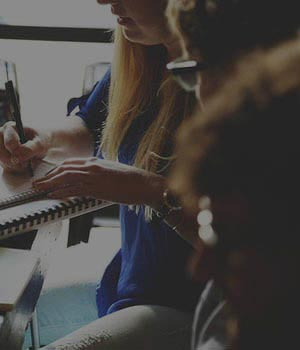
//> input picture WeiXin/WebApp/images/8.jpg, 300 x 350 px
$ ./EdgeExtracting   (built with g++ and OpenCV 4)
//> lines starting //> are read from the running program, lines starting //| are printed output that depends on the picture
### Opencv/FaceRecognition/EdgeExtracting/stdafx.h
// stdafx.h : 标准系统包含文件的包含文件，
// 或是经常使用但不常更改的
// 特定于项目的包含文件
//

#pragma once

#include "targetver.h"

#include <stdio.h>
#include <tchar.h>


// TODO:  在此处引用程序需要的其他头文件

### Opencv/FaceRecognition/EdgeExtracting/EdgeExtracting.cpp
// EdgeExtracting.cpp : 定义控制台应用程序的入口点。
//
#include "stdafx.h"
//第二课：图像的Canny边缘检测
#include <opencv2/opencv.hpp>
using namespace std;
#pragma comment(linker, "/subsystem:\"windows\" /entry:\"mainCRTStartup\"")
IplImage *g_pSrcImage, *g_pCannyImg;
const char *pstrWindowsCannyTitle = "边缘检测图";
//cvCreateTrackbar的回调函数
void on_trackbar(int threshold)
{
	/*
	当trackbar位置被改变的时，系统会调用这个回调函数，并将参数pos设置为表示trackbar位置的数值。
	*/
	//canny边缘检测
	cvCanny(g_pSrcImage, g_pCannyImg, threshold, threshold * 3, 3);
	cvShowImage(pstrWindowsCannyTitle, g_pCannyImg);
}
int main()
{
	const char *pstrImageName = "D://8.JPG";
	const char *pstrWindowsSrcTitle = "原图";
	const char *pstrWindowsToolBar = "Threshold";

	//从文件中载入图像的灰度图CV_LOAD_IMAGE_GRAYSCALE - 灰度图
	g_pSrcImage = cvLoadImage(pstrImageName, CV_LOAD_IMAGE_GRAYSCALE);
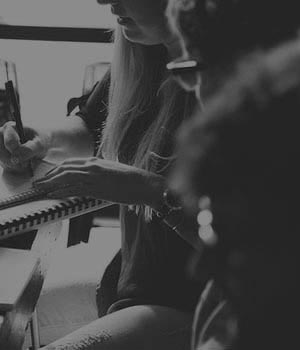
//> g_pSrcImage: 350 rows x 300 cols, CV_8UC1; min 15, max 150, mean 68.9
	g_pCannyImg = cvCreateImage(cvGetSize(g_pSrcImage), IPL_DEPTH_8U, 1);

	//创建窗口
	cvNamedWindow(pstrWindowsSrcTitle, CV_WINDOW_AUTOSIZE);
	cvNamedWindow(pstrWindowsCannyTitle, CV_WINDOW_AUTOSIZE);

	//创建滑动条
	int nThresholdEdge = 1;
	/*
		第一个参数表示该trackbar的名称。
		第二个参数表示窗口名称，该trackbar将显示在这个窗口内。
		第三个参数表示创建时滑块的位置。
		第四个参数表示滑块位置的最大值，最小值固定为0。
		第五个参数表示回调函数。当滑块位置有变化时，系统会调用该回调函数。
	*/
	cvCreateTrackbar(pstrWindowsToolBar, pstrWindowsCannyTitle, &nThresholdEdge, 100, on_trackbar);

	//在指定窗口中显示图像
	cvShowImage(pstrWindowsSrcTitle, g_pSrcImage);
	on_trackbar(1);
//> in on_trackbar, `cvCanny(g_pSrcImage, g_pCannyImg, threshold, threshold * 3, 3);`:
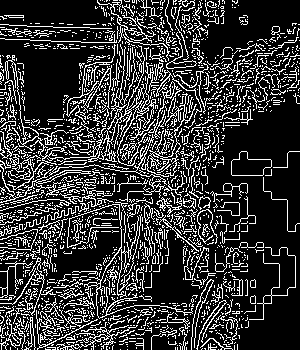
//> g_pCannyImg: 350 rows x 300 cols, CV_8UC1; 21.4% white in thin lines or dots

	//等待按键事件
	cvWaitKey();

	cvDestroyWindow(pstrWindowsSrcTitle);
	cvDestroyWindow(pstrWindowsCannyTitle);
	cvReleaseImage(&g_pSrcImage);
	cvReleaseImage(&g_pCannyImg);
	return 0;
}

$ run again, with WeiXin/WebApp/images/1.jpg copied over WeiXin/WebApp/images/8.jpg
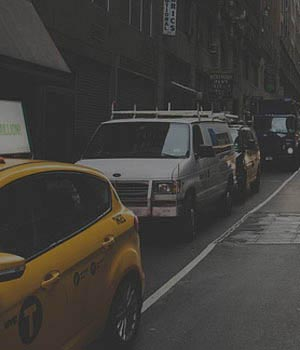
//> input picture WeiXin/WebApp/images/1.jpg, 300 x 350 px
//> `g_pSrcImage = cvLoadImage(pstrImageName, CV_LOAD_IMAGE_GRAYSCALE);`:
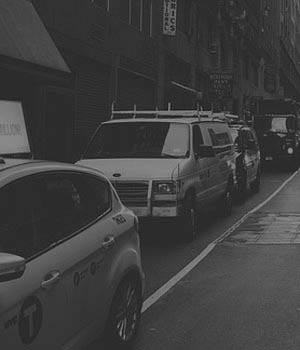
//> g_pSrcImage: 350 rows x 300 cols, CV_8UC1; min 14, max 150, mean 62.8
//> in on_trackbar, `cvCanny(g_pSrcImage, g_pCannyImg, threshold, threshold * 3, 3);`:
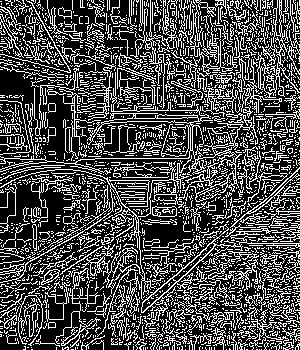
//> g_pCannyImg: 350 rows x 300 cols, CV_8UC1; 29.9% white in thin lines or dots

$ run again, with WeiXin/WebApp/images/10.jpg copied over WeiXin/WebApp/images/8.jpg
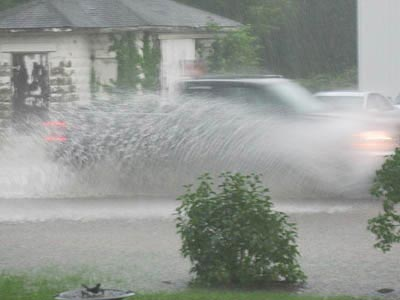
//> input picture WeiXin/WebApp/images/10.jpg, 400 x 300 px
//> `g_pSrcImage = cvLoadImage(pstrImageName, CV_LOAD_IMAGE_GRAYSCALE);`:
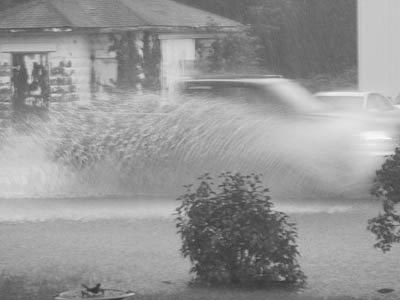
//> g_pSrcImage: 300 rows x 400 cols, CV_8UC1; min 48, max 250, mean 150.4
//> in on_trackbar, `cvCanny(g_pSrcImage, g_pCannyImg, threshold, threshold * 3, 3);`:
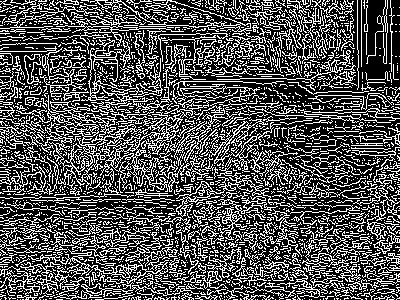
//> g_pCannyImg: 300 rows x 400 cols, CV_8UC1; 32.4% white in thin lines or dots

$ run again, with WeiXin/WebApp/images/11.jpg copied over WeiXin/WebApp/images/8.jpg
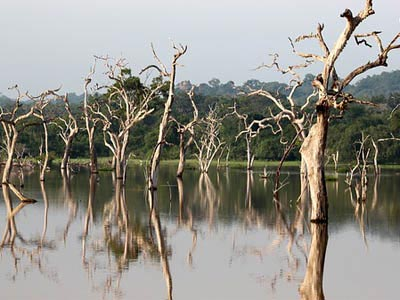
//> input picture WeiXin/WebApp/images/11.jpg, 400 x 300 px
//> `g_pSrcImage = cvLoadImage(pstrImageName, CV_LOAD_IMAGE_GRAYSCALE);`:
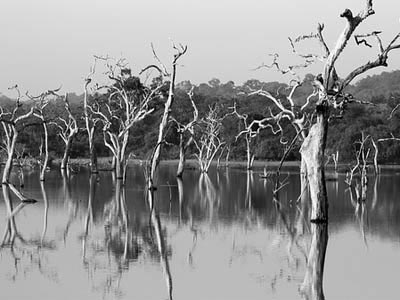
//> g_pSrcImage: 300 rows x 400 cols, CV_8UC1; min 0, max 255, mean 143.8
//> in on_trackbar, `cvCanny(g_pSrcImage, g_pCannyImg, threshold, threshold * 3, 3);`:
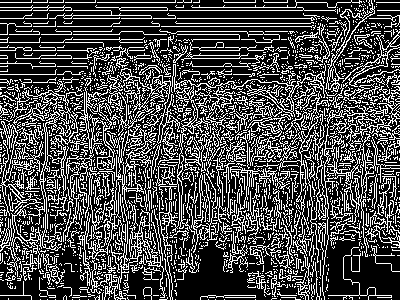
//> g_pCannyImg: 300 rows x 400 cols, CV_8UC1; 29.3% white in thin lines or dots
